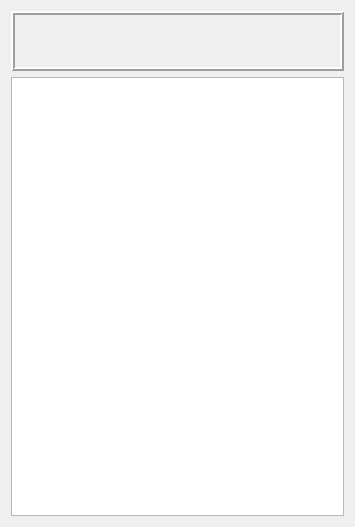
<?xml version="1.0" encoding="UTF-8"?>
<ui version="4.0">
 <class>RegsViewWidget</class>
 <widget class="QWidget" name="RegsViewWidget">
  <property name="geometry">
   <rect>
    <x>0</x>
    <y>0</y>
    <width>355</width>
    <height>527</height>
   </rect>
  </property>
  <property name="windowTitle">
   <string>Modbus</string>
  </property>
  <layout class="QVBoxLayout" name="verticalLayout_2">
   <item>
    <widget class="QFrame" name="frame">
     <property name="maximumSize">
      <size>
       <width>16777215</width>
       <height>85</height>
      </size>
     </property>
     <property name="frameShape">
      <enum>QFrame::Shape::Box</enum>
     </property>
     <property name="frameShadow">
      <enum>QFrame::Shadow::Raised</enum>
     </property>
     <property name="lineWidth">
      <number>2</number>
     </property>
     <layout class="QVBoxLayout" name="verticalLayout">
      <item>
       <widget class="QLabel" name="info_label">
        <property name="text">
         <string/>
        </property>
       </widget>
      </item>
      <item>
       <widget class="QLabel" name="error_label">
        <property name="styleSheet">
         <string notr="true">color: rgb(255, 0, 0);</string>
        </property>
        <property name="text">
         <string/>
        </property>
       </widget>
      </item>
     </layout>
    </widget>
   </item>
   <item>
    <widget class="QTableView" name="regs_table_view">
     <property name="contextMenuPolicy">
      <enum>Qt::ContextMenuPolicy::CustomContextMenu</enum>
     </property>
    </widget>
   </item>
  </layout>
 </widget>
 <resources/>
 <connections/>
</ui>
